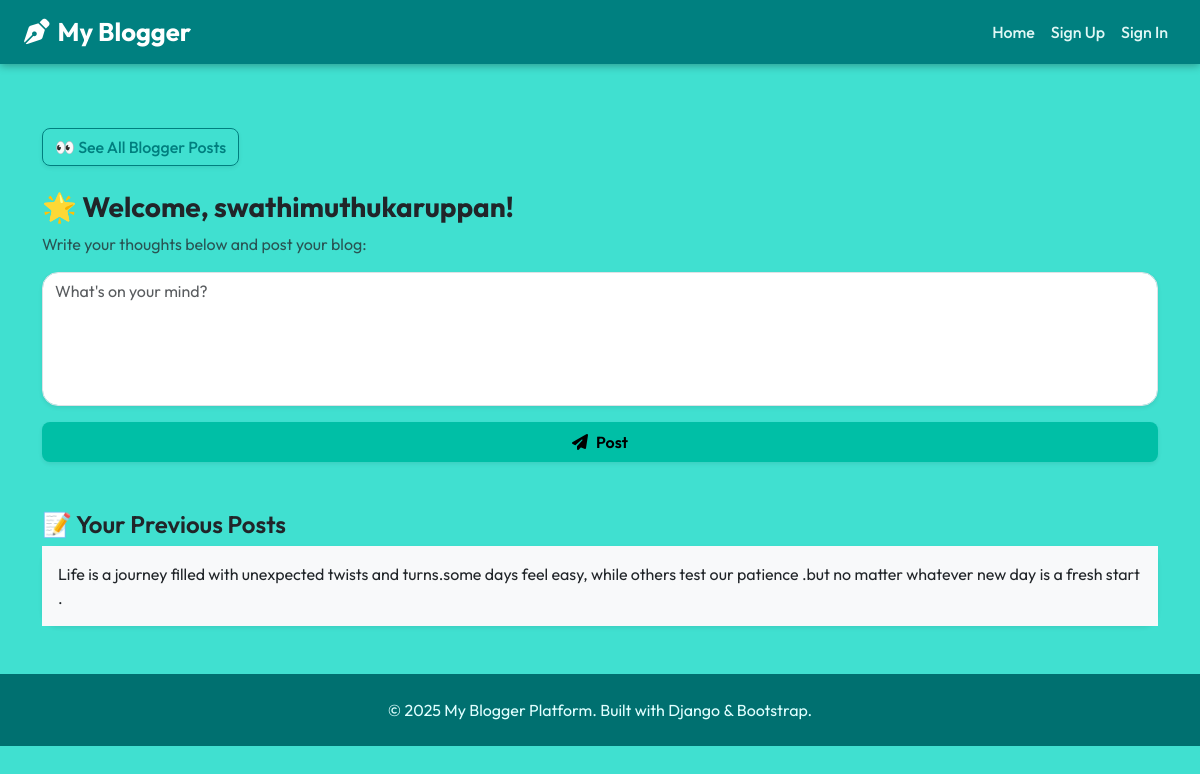
Screenshot of /userpg/swathimuthukaruppan with the database file from the repository.
### blog_spot/models.py (models this page shows)
class Blogs(models.Model):
    usr_name = models.CharField(max_length=30)
    pst = models.TextField(max_length = 400)
    class Meta:
        db_table = 'blogs_tbl'

### blog_spot/views.py (the view)
# urls.py: path('userpg/<str:usr>',views.user_page, name = 'user_pg'),
def user_page(req, usr):
    if 'submit' in req.POST:
        pst = req.POST['pst']
        blg = Blogs()
        blg.usr_name = usr
        blg.pst = pst
        blg.save()
    blg = Blogs.objects.filter(usr_name=usr)
    return render(req, 'blog_spot/user_page.html', {'Username':usr, 'blogs':blg})

### blog_spot/templates/blog_spot/user_page.html (shortened to what this page needs)
{% extends 'blog_spot/base.html' %}
{% block content %}
<div class="container mt-5 animate__animated animate__fadeInUp">
    <div class="mb-4">
        <a href="{% url 'reader_pg' usr=Username %}" class="btn btn-outline-primary rounded-3 shadow-sm">
            👀 See All Blogger Posts
        </a>
    </div>
    <h3 class="fw-bold text-dark">🌟 Welcome, {{ Username }}!</h3>
    <p class="text-muted">Write your thoughts below and post your blog:</p>
    <form method="POST" class="mb-4">
        <div class="form-group mb-3">
            <textarea name="pst" class="form-control rounded-4 shadow-sm" rows="5" style="resize: none;" placeholder="What's on your mind?" required></textarea>
        </div>
        <button type="submit" name="submit" class="btn btn-warning w-100 py-2 rounded-3 shadow-sm">
            <i class="fas fa-paper-plane me-2"></i>Post
        </button>
    </form>
    <h4 class="mt-5 text-dark fw-semibold">📝 Your Previous Posts</h4>
    {% for blog in blogs %}
        <div class="card mb-3 shadow-sm border-0 rounded-4">
            <div class="card-body bg-light">
                <p class="card-text">{{ blog.pst }}</p>
            </div>
        </div>
    {% empty %}
        <p class="text-muted mt-3">No blog posts yet. Start writing something meaningful!</p>
    {% endfor %}
</div>
{% endblock %}

### blog_spot/templates/blog_spot/base.html (style rules this page uses)
body { font-family: 'Outfit', sans-serif; background-color: #40E0D0; color: #073b3a; }
.btn-warning { font-weight: 600; background-color: #00bfa6; border: none; }
.btn-outline-primary { font-weight: 500; color: #007f7f; border-color: #007f7f; }
.card { transition: transform 0.3s ease, box-shadow 0.3s ease; border: none; }

### rows the page displays
Blogs: usr_name "swathimuthukaruppan", pst "Life is a journey filled with unexpected twists and turns.some days feel easy, while others test our patience .but no matter whatever new day is a fresh start ."
